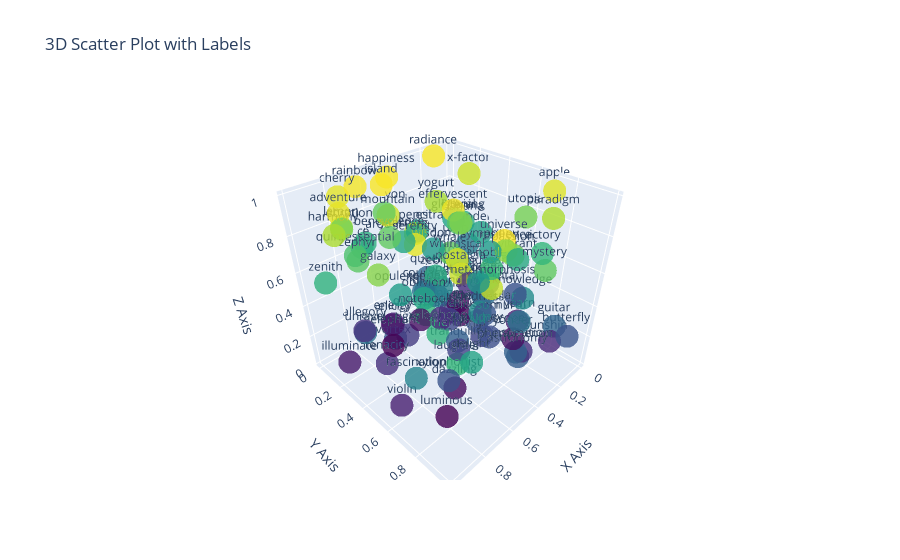

Notebook cell for this chart:
### Code cell
import plotly.graph_objects as go

# Extract coordinates and labels
x_vals = [item.embedding[0] for item in list(graph.vertices.values())]
y_vals = [item.embedding[1] for item in list(graph.vertices.values())]
z_vals = [item.embedding[2] for item in list(graph.vertices.values())]
labels = [item for item in list(graph.vertices.keys())]

# Create 3D scatter plot
fig = go.Figure()

fig.add_trace(go.Scatter3d(
    x=x_vals, y=y_vals, z=z_vals,
    mode='markers+text',
    marker=dict(size=8, color=z_vals, colorscale='Viridis', opacity=0.8),
    text=labels,
    textposition="top center"
))

# Update layout
fig.update_layout(
    title="3D Scatter Plot with Labels",
    scene=dict(
        xaxis_title="X Axis",
        yaxis_title="Y Axis",
        zaxis_title="Z Axis"
    )
)

# Show the plot
fig.show()
